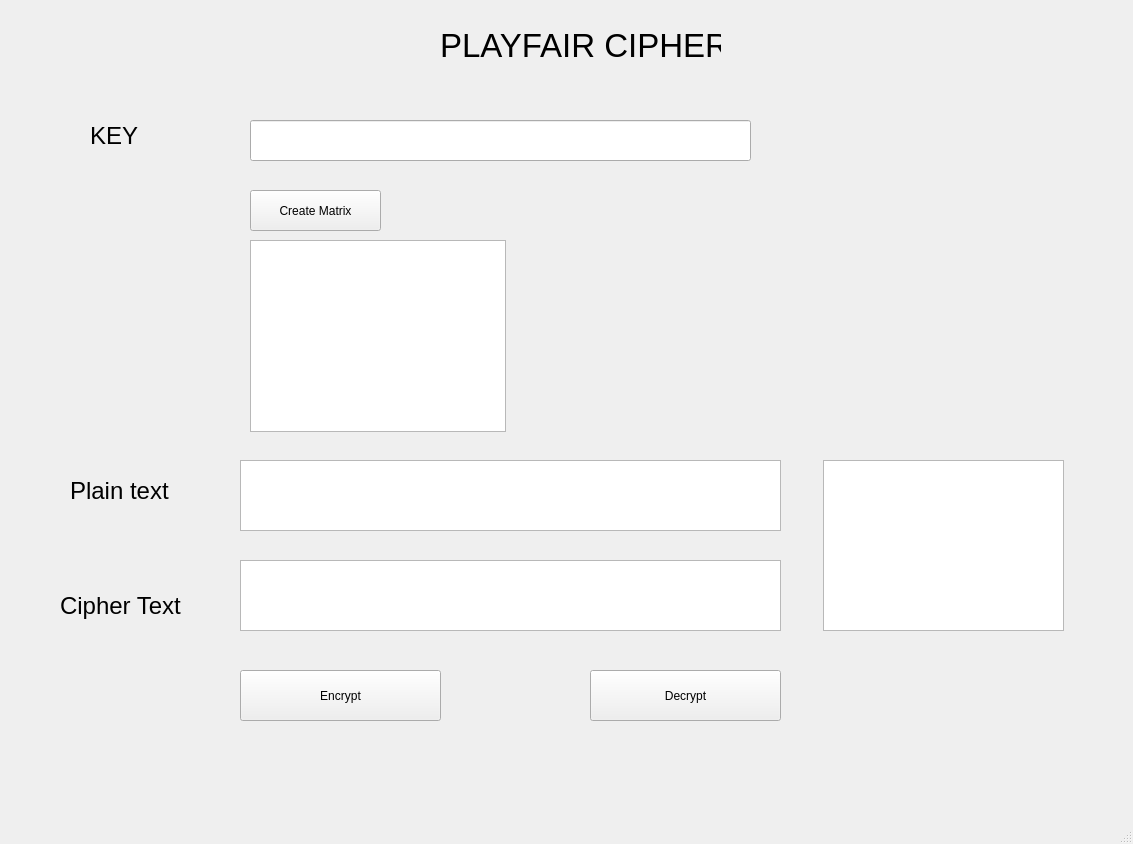
<?xml version="1.0" encoding="UTF-8"?>
<ui version="4.0">
 <class>MainWindow</class>
 <widget class="QMainWindow" name="MainWindow">
  <property name="geometry">
   <rect>
    <x>0</x>
    <y>0</y>
    <width>1133</width>
    <height>844</height>
   </rect>
  </property>
  <property name="windowTitle">
   <string>MainWindow</string>
  </property>
  <widget class="QWidget" name="centralwidget">
   <widget class="QLabel" name="label">
    <property name="geometry">
     <rect>
      <x>440</x>
      <y>10</y>
      <width>281</width>
      <height>71</height>
     </rect>
    </property>
    <property name="font">
     <font>
      <pointsize>25</pointsize>
     </font>
    </property>
    <property name="text">
     <string>PLAYFAIR CIPHER</string>
    </property>
   </widget>
   <widget class="QLabel" name="label_2">
    <property name="geometry">
     <rect>
      <x>90</x>
      <y>100</y>
      <width>51</width>
      <height>71</height>
     </rect>
    </property>
    <property name="font">
     <font>
      <pointsize>18</pointsize>
     </font>
    </property>
    <property name="text">
     <string>KEY</string>
    </property>
   </widget>
   <widget class="QPushButton" name="btnCreateMatrix">
    <property name="geometry">
     <rect>
      <x>250</x>
      <y>190</y>
      <width>131</width>
      <height>41</height>
     </rect>
    </property>
    <property name="text">
     <string>Create Matrix</string>
    </property>
   </widget>
   <widget class="QTextEdit" name="txtPlainText">
    <property name="geometry">
     <rect>
      <x>240</x>
      <y>460</y>
      <width>541</width>
      <height>71</height>
     </rect>
    </property>
   </widget>
   <widget class="QTextEdit" name="txtCipherText">
    <property name="geometry">
     <rect>
      <x>240</x>
      <y>560</y>
      <width>541</width>
      <height>71</height>
     </rect>
    </property>
   </widget>
   <widget class="QLabel" name="label_3">
    <property name="geometry">
     <rect>
      <x>70</x>
      <y>470</y>
      <width>101</width>
      <height>41</height>
     </rect>
    </property>
    <property name="font">
     <font>
      <pointsize>18</pointsize>
     </font>
    </property>
    <property name="text">
     <string>Plain text</string>
    </property>
   </widget>
   <widget class="QLabel" name="label_4">
    <property name="geometry">
     <rect>
      <x>60</x>
      <y>580</y>
      <width>131</width>
      <height>51</height>
     </rect>
    </property>
    <property name="font">
     <font>
      <pointsize>18</pointsize>
     </font>
    </property>
    <property name="text">
     <string>Cipher Text</string>
    </property>
   </widget>
   <widget class="QLineEdit" name="txtKey">
    <property name="geometry">
     <rect>
      <x>250</x>
      <y>120</y>
      <width>501</width>
      <height>41</height>
     </rect>
    </property>
   </widget>
   <widget class="QTableView" name="tblMatrix">
    <property name="geometry">
     <rect>
      <x>250</x>
      <y>240</y>
      <width>256</width>
      <height>192</height>
     </rect>
    </property>
   </widget>
   <widget class="QPushButton" name="btnEncrypt">
    <property name="geometry">
     <rect>
      <x>240</x>
      <y>670</y>
      <width>201</width>
      <height>51</height>
     </rect>
    </property>
    <property name="text">
     <string>Encrypt</string>
    </property>
   </widget>
   <widget class="QPushButton" name="btnDecrypt">
    <property name="geometry">
     <rect>
      <x>590</x>
      <y>670</y>
      <width>191</width>
      <height>51</height>
     </rect>
    </property>
    <property name="text">
     <string>Decrypt</string>
    </property>
   </widget>
   <widget class="QTextEdit" name="txtDecryptedText">
    <property name="geometry">
     <rect>
      <x>823</x>
      <y>460</y>
      <width>241</width>
      <height>171</height>
     </rect>
    </property>
   </widget>
  </widget>
  <widget class="QMenuBar" name="menubar">
   <property name="geometry">
    <rect>
     <x>0</x>
     <y>0</y>
     <width>1133</width>
     <height>21</height>
    </rect>
   </property>
  </widget>
  <widget class="QStatusBar" name="statusbar"/>
 </widget>
 <resources/>
 <connections/>
</ui>
